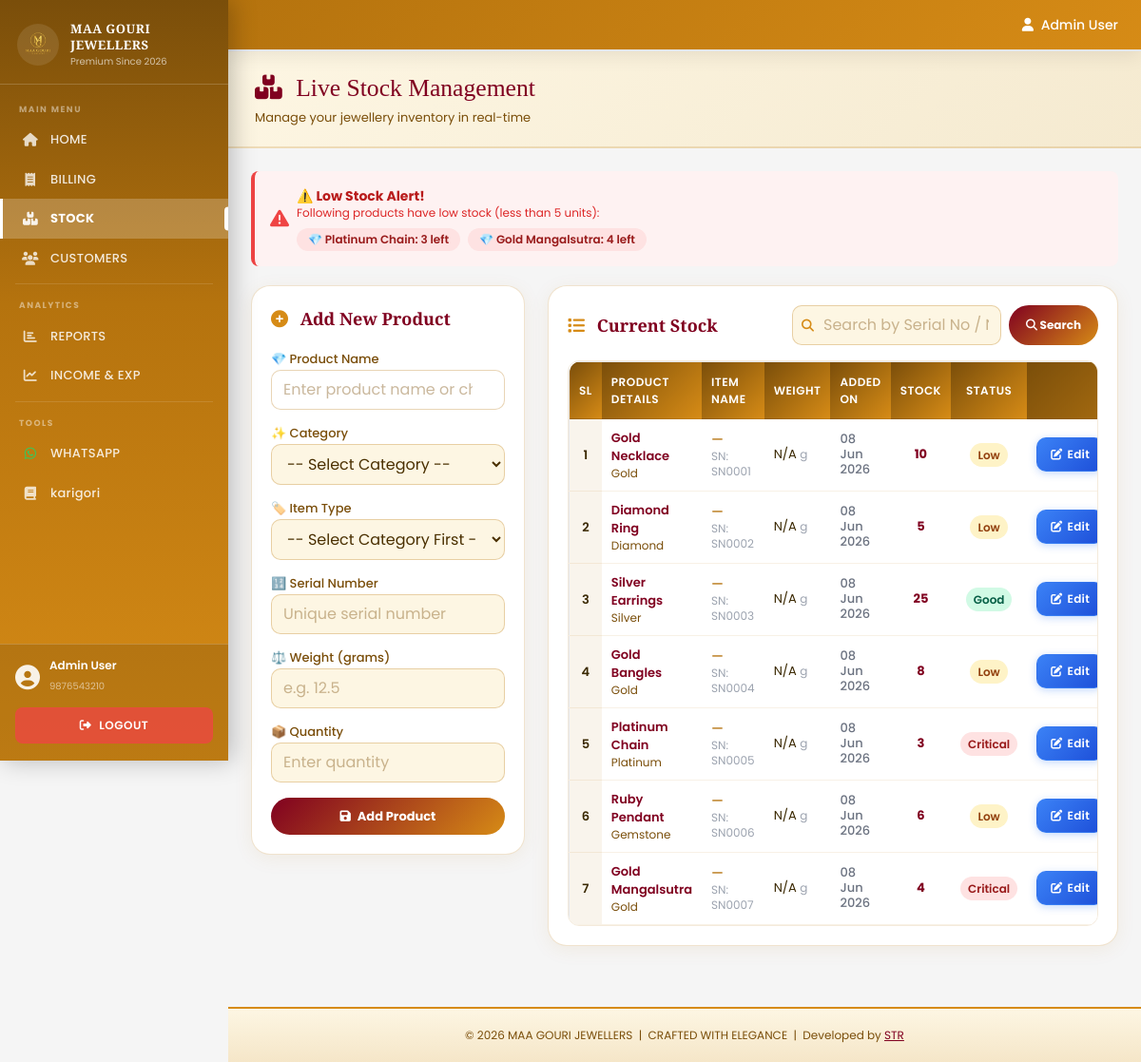
Screenshot of /stock.php (signed in) with the database file from the repository.
### tables this page shows
CREATE TABLE products (
    id INT AUTO_INCREMENT PRIMARY KEY,
    name VARCHAR(200) NOT NULL,
    category VARCHAR(50),
    price DECIMAL(10,2) NOT NULL,
    quantity INT DEFAULT 0,
    created_at TIMESTAMP DEFAULT CURRENT_TIMESTAMP
);

### stock.php (the view, shortened to what this page needs)
<?php
require_once 'config/database.php';
$search = isset($_GET['search']) ? mysqli_real_escape_string($conn, $_GET['search']) : '';
if(!empty($search)) {
    $products = mysqli_query($conn, "SELECT * FROM products WHERE serial_no LIKE '%$search%' OR name LIKE '%$search%' ORDER BY id");
} else {
    $products = mysqli_query($conn, "SELECT * FROM products ORDER BY id");
}
$low_stock = mysqli_query($conn, "SELECT * FROM products WHERE quantity < 5 ORDER BY quantity ASC");
$logo_paths = ['assets/images/moti-removebg-preview.png','images/moti-removebg-preview.png','moti-removebg-preview.png'];
?>
<!DOCTYPE html>
<html lang="en">
<head>
    <link href="https://cdn.jsdelivr.net/npm/tailwindcss@2.2.19/dist/tailwind.min.css" rel="stylesheet">
    <link rel="stylesheet" href="https://cdnjs.cloudflare.com/ajax/libs/font-awesome/6.4.0/css/all.min.css">
    <link rel="stylesheet" href="assets/css/theme.css">
</head>
<body>
<div class="sidebar" id="mainSidebar">
    <div class="sidebar-logo">
        <?php
        foreach($logo_paths as $path) {
            if(file_exists($path)) {
                echo '<img src="'.$path.'" alt="Maa Gouri Jewellers Logo">';
                $logo_found = true; break;
            }
        }
        ?>
        <div class="sidebar-logo-text">
            <h2>MAA GOURI JEWELLERS</h2>
            <p>Premium Since 2026</p>
        </div>
    </div>
    <nav class="sidebar-nav">
        <div class="sidebar-section-label">Main Menu</div>
        <a href="index.php">
            <i class="fas fa-home"></i> HOME
        </a>
        <a href="billing.php">
            <i class="fas fa-receipt"></i> BILLING
        </a>
        <a href="stock.php" class="active">
            <i class="fas fa-boxes"></i> STOCK
        </a>
        <a href="customers.php">
            <i class="fas fa-users"></i> CUSTOMERS
        </a>
        <div class="sidebar-divider"></div>
        <div class="sidebar-section-label">Analytics</div>
        <a href="reports.php">
            <i class="fas fa-chart-bar"></i> REPORTS
        </a>
        <a href="income_expenses.php">
            <i class="fas fa-chart-line"></i> INCOME &amp; EXP
        </a>
        <div class="sidebar-divider"></div>
        <div class="sidebar-section-label">Tools</div>
        <a href="whatsapp_automation.php">
            <i class="fab fa-whatsapp"></i> WHATSAPP
        </a>
        <a href="sbook.php">
            <i class="fas fa-book"></i> karigori
        </a>
    </nav>
    <div class="sidebar-user">
        <div class="sidebar-user-info">
            <i class="fas fa-user-circle"></i>
            <div class="user-details">
                <p><?php echo htmlspecialchars($_SESSION['user_name']); ?></p>
                <span><?php echo htmlspecialchars($_SESSION['user_mobile'] ?? 'Admin'); ?></span>
            </div>
        </div>
        <a href="logout.php" class="sidebar-logout">
            <i class="fas fa-sign-out-alt"></i> LOGOUT
        </a>
    </div>
</div>
<nav class="nav-gold shadow-lg sticky top-0 z-50" style="margin-left:240px;">
    <div class="container mx-auto px-4 sm:px-6 py-3 sm:py-4">
        <div class="flex justify-between items-center">
            <div class="ml-auto flex items-center gap-4">
                <span class="text-sm font-medium text-white hidden sm:inline">
                    <i class="fas fa-user mr-1"></i>
                    <?php echo htmlspecialchars($_SESSION['user_name']); ?>
                </span>
            </div>
        </div>
    </div>
</nav>
<div class="page-wrapper">
    <div class="page-heading">
        <h1 class="gold-font"><i class="fas fa-boxes mr-2"></i> Live Stock Management</h1>
        <p>Manage your jewellery inventory in real-time</p>
    </div>
    <div class="container mx-auto px-4 sm:px-6 py-6">
        <?php if(mysqli_num_rows($low_stock) > 0): ?>
        <div class="mb-5 p-4 rounded-lg" style="background:#FEF2F2;border-left:4px solid #EF4444;">
            <div class="flex flex-col sm:flex-row sm:items-center gap-2">
                <i class="fas fa-exclamation-triangle text-red-500 text-xl flex-shrink-0"></i>
                <div>
                    <p class="font-bold text-red-700 text-sm">⚠️ Low Stock Alert!</p>
                    <p class="text-red-600 text-xs mb-2">Following products have low stock (less than 5 units):</p>
                    <div class="flex flex-wrap gap-2">
                        <?php
                        mysqli_data_seek($low_stock, 0);
                        while($item = mysqli_fetch_assoc($low_stock)): ?>
                            <span class="inline-block px-3 py-1 rounded-full text-xs font-semibold" style="background:#FEE2E2;color:#991B1B;">
                                💎 <?php echo htmlspecialchars($item['name']); ?>: <?php echo $item['quantity']; ?> left
                            </span>
                        <?php endwhile; ?>
                    </div>
                </div>
            </div>
        </div>
        <?php endif; ?>
        <div class="stock-grid grid grid-cols-1 lg:grid-cols-3 gap-6">
            <div>
                <div class="jewel-card p-5">
                    <h2 class="text-lg font-bold mb-4 gold-font" style="color:#800020;">
                        <i class="fas fa-plus-circle mr-2" style="color:#d68b16;"></i> Add New Product
                    </h2>
                    <form method="POST">
                        <div class="mb-3">
                            <label>💎 Product Name</label>
                            <input list="productNameList" type="text" id="addProductName" name="name" placeholder="Enter product name or choose Others" required class="jewel-input" onchange="onAddProductNameChange()">
                        </div>
                        <div class="mb-3">
                            <label>✨ Category</label>
                            <select name="category" id="addCategorySelect" required class="jewel-input" onchange="updateItemTypes('addCategorySelect','addItemSelect','addCustomItem')">
                                <option value="">-- Select Category --</option>
                            </select>
                        </div>
                        <div class="mb-3">
                            <label>🏷️ Item Type</label>
                            <select name="item_name" id="addItemSelect" required class="jewel-input" onchange="toggleCustomItem('addCustomItem', this.value)">
                                <option value="">-- Select Category First --</option>
                            </select>
                        </div>
                        <div class="mb-3">
                            <label>🔢 Serial Number</label>
                            <input type="text" name="serial_no" placeholder="Unique serial number" required class="jewel-input">
                        </div>
                        <div class="mb-3">
                            <label>⚖️ Weight (grams)</label>
                            <input type="text" name="weight" placeholder="e.g. 12.5" class="jewel-input">
                        </div>
                        <div class="mb-4">
                            <label>📦 Quantity</label>
                            <input type="number" name="quantity" placeholder="Enter quantity" required class="jewel-input">
                        </div>
                        <button type="submit" name="add_product" class="btn-jewel w-full text-center">
                            <i class="fas fa-save mr-1"></i> Add Product
                        </button>
                    </form>
                </div>
            </div>
            <div class="lg:col-span-2">
                <div class="jewel-card p-5">
                    <div class="flex flex-wrap justify-between items-center mb-4 gap-3">
                        <h2 class="text-lg font-bold gold-font" style="color:#800020;">
                            <i class="fas fa-list mr-2" style="color:#d68b16;"></i> Current Stock
                        </h2>
                        <form method="GET" class="flex flex-wrap gap-2">
                            <div class="search-wrapper">
                                <i class="fas fa-search search-icon"></i>
                                <input type="text" name="search" placeholder="Search by Serial No / Name"
                                    value="<?php echo htmlspecialchars($search); ?>"
                                    class="jewel-input" style="padding-left:32px;width:220px;">
                            </div>
                            <button type="submit" class="btn-jewel" style="padding:8px 18px;font-size:12px;">
                                <i class="fas fa-search"></i> Search
                            </button>
                        </form>
                    </div>
                    <div class="table-container overflow-x-auto rounded-xl" style="border:1px solid rgba(181,115,14,0.15);">
                        <table class="jewel-table">
                            <thead>
                                <tr>
                                    <th class="text-left" style="border-radius:12px 0 0 0;">SL</th>
                                    <th class="text-left">Product Details</th>
                                    <th class="text-left">Item Name</th>
                                    <th class="text-left">Weight</th>
                                    <th class="text-left">Added On</th>
                                    <th class="text-center">Stock</th>
                                    <th class="text-center">Status</th>
                                    <th class="text-center" style="border-radius:0 12px 0 0;">Actions</th>
                                </tr>
                            </thead>
                            <tbody>
                                <?php
                                $serial = 1;
                                mysqli_data_seek($products, 0);
                                while($product = mysqli_fetch_assoc($products)):
                                    $qty = $product['quantity'];
                                    $status_class = $qty < 5 ? 'status-low' : ($qty < 20 ? 'status-medium' : 'status-high');
                                    $status_text  = $qty < 5 ? 'Critical' : ($qty < 20 ? 'Low' : 'Good');
                                    $highlight = (!empty($search) && ($product['serial_no'] == $search || stripos($product['name'], $search) !== false)) ? 'search-highlight' : '';
                                ?>
                                <tr class="<?php echo $highlight; ?>">
                                    <td class="serial-number-col"><?php echo $serial++; ?></td>
                                    <td>
                                        <div class="font-semibold" style="color:#800020;"><?php echo htmlspecialchars($product['name']); ?></div>
                                        <div class="text-xs" style="color:#7a4e0a;"><?php echo htmlspecialchars($product['category'] ?? ''); ?></div>
                                    </td>
                                    <td>
                                        <div class="font-medium text-sm" style="color:#b5730e;"><?php echo htmlspecialchars($product['item_name'] ?? '—'); ?></div>
                                        <div class="text-xs" style="color:#9ca3af;">SN: <?php echo htmlspecialchars($product['serial_no']); ?></div>
                                    </td>
                                    <td class="text-sm">
                                        <?php echo htmlspecialchars($product['weight'] ?? 'N/A'); ?>
                                        <span class="text-xs" style="color:#9ca3af;">g</span>
                                    </td>
                                    <td class="text-xs" style="color:#6b7280;">
                                        <?php if(!empty($product['created_at'])): ?>
                                            <span class="font-medium"><?php echo date('d M Y', strtotime($product['created_at'])); ?></span>
                                        <?php else: ?>
                                            <span style="color:#d1d5db;">—</span>
                                        <?php endif; ?>
                                    </td>
                                    <td class="text-center font-bold text-sm" style="color:#800020;"><?php echo $qty; ?></td>
                                    <td class="text-center">
                                        <span class="px-2 py-1 rounded-full text-xs font-semibold <?php echo $status_class; ?>">
                                            <?php echo $status_text; ?>
                                        </span>
                                    </td>
                                    <td class="text-center">
                                        <div class="action-btns flex flex-wrap gap-1 justify-center">
                                            <button onclick="openEditModal(<?php echo $product['id']; ?>,'<?php echo addslashes($product['serial_no']); ?>','<?php echo addslashes($product['name']); ?>','<?php echo addslashes($product['item_name'] ?? ''); ?>','<?php echo $product['category']; ?>','<?php echo addslashes($product['weight'] ?? ''); ?>',<?php echo $product['price']; ?>,<?php echo $product['quantity']; ?>)" class="btn-edit">
                                                <i class="fas fa-edit"></i> Edit
                                            </button>
                                        </div>
                                    </td>
                                </tr>
                                <?php endwhile; ?>
                            </tbody>
                        </table>
                    </div>
                </div>
            </div>
        </div>
    </div>
    <footer style="background:linear-gradient(0deg,#f5e6c8,#fdf6e3);border-top:2px solid #d68b16;padding:20px;margin-top:40px;text-align:center;">
        <p class="text-xs" style="color:#7a4e0a;">
            &copy; 2026 MAA GOURI JEWELLERS &nbsp;|&nbsp; CRAFTED WITH ELEGANCE &nbsp;|&nbsp;
            Developed by <a href="https://saamparktechnologyresearch.in/" target="_blank" style="text-decoration:underline;color:#800020;">STR</a>
        </p>
    </footer>
</div>
</body>
</html>

### assets/css/theme.css (style rules this page uses)
:root { --navbar: #d68b16; --header-gradient-dark: #b5730e; --header-gradient-light: #d68b16; --btn-purple: #7C3AED; --logout-red: #EF4444; --whatsapp-green: #25D366; --page-bg: #F5F5F5; --card-bg: #FFFFFF; --text-main: #1F2937; --text-secondary: #6B7280; --border: #E5E7EB; }
* { font-family: 'Poppins', sans-serif; }
h1,h2,h3,.gold-font { font-family: 'Playfair Display', serif; }
body { background: var(--page-bg); color: var(--text-main); min-height: 100vh; }
.nav-gold { background: linear-gradient(135deg, var(--header-gradient-dark), var(--header-gradient-light)); border-bottom: 2px solid var(--border); box-shadow: 0 5px 20px rgba(0,0,0,0.08); color: var(--card-bg); }
.jewel-card, .emi-card, .total-section { background: var(--card-bg); border: 1px solid var(--border); color: var(--text-main); border-radius: 12px; }
.jewel-input { background: var(--card-bg); border: 1px solid var(--border); color: var(--text-main); border-radius: 8px; }
.jewel-input::placeholder { color: var(--text-secondary); }
.whatsapp-icon, .fab.fa-whatsapp { color: var(--whatsapp-green); }
.jewel-table { border: 1px solid var(--border); border-radius: 8px; background: var(--card-bg); }
.jewel-table th { background: linear-gradient(135deg, var(--header-gradient-dark), var(--header-gradient-light)); color: #fff; font-weight:600; }
.jewel-table td { color: var(--text-main); }
.status-low { background: #FEE2E2; color: #991B1B; }
.status-medium { background: #FEF3C7; color: #92400E; }
.status-high { background: #D1FAE5; color: #065F46; }
.gold-font { color: var(--header-gradient-light); }
body { overflow-x: hidden; }
html, body { margin: 0 !important; padding: 0 !important; }
html { overflow-x: hidden; }
body { overflow-x: hidden; min-height: unset !important; }
select option, datalist option, .product-dropdown option, select[name="product_id"] option, #productSearch option, .jewel-input option { background: #FFFFFF !important; color: #1F2937 !important; padding: 8px !important; }
select option:hover, select option:checked { background: #7C3AED !important; color: white !important; }
input[list] { background: #FFFFFF !important; color: #1F2937 !important; }

### rows the page displays
products: name "Platinum Chain", quantity "3", category "Platinum", item_name "—", serial_no "SN0005", weight "N/A", created_at "08 Jun 2026", quantity "Critical"
products: name "Gold Mangalsutra", quantity "4", category "Gold", item_name "—", serial_no "SN0007", weight "N/A", created_at "08 Jun 2026", quantity "Critical"
products: name "Gold Necklace", category "Gold", item_name "—", serial_no "SN0001", weight "N/A", created_at "08 Jun 2026", quantity "10", quantity "Low"
products: name "Diamond Ring", category "Diamond", item_name "—", serial_no "SN0002", weight "N/A", created_at "08 Jun 2026", quantity "5", quantity "Low"
products: name "Silver Earrings", category "Silver", item_name "—", serial_no "SN0003", weight "N/A", created_at "08 Jun 2026", quantity "25", quantity "Good"
products: name "Gold Bangles", category "Gold", item_name "—", serial_no "SN0004", weight "N/A", created_at "08 Jun 2026", quantity "8", quantity "Low"
products: name "Ruby Pendant", category "Gemstone", item_name "—", serial_no "SN0006", weight "N/A", created_at "08 Jun 2026", quantity "6", quantity "Low"

### other values shown
$_SESSION['user_name'] "Admin User"
$_SESSION['user_mobile'] "9876543210"
